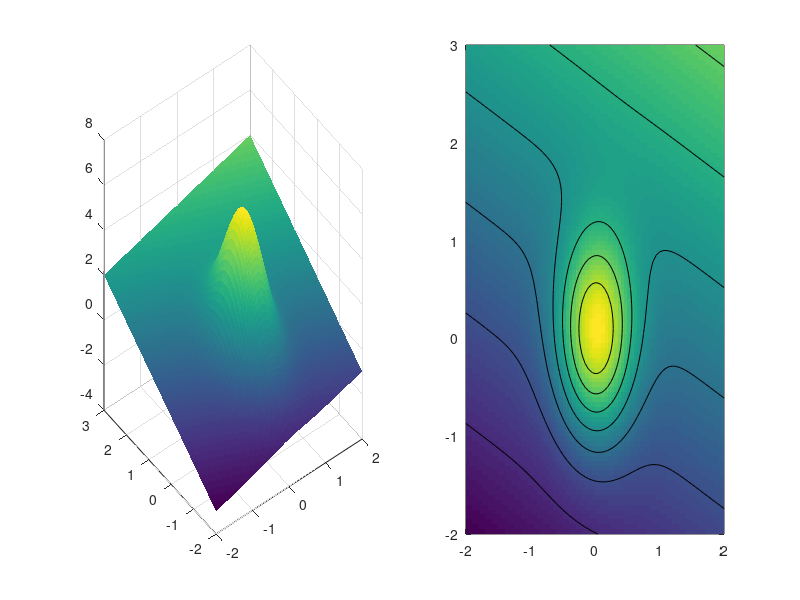

Write the MATLAB code that produced this figure.
#Funcion quiver(Mx,My,U,V): Visualizar campo vectorial en 2D Mx y My matrices de mallado, U y V:Vectores
#Ejemplo: F=[(x^2)*y,3*sen(x+y)]=F(u,v)
    #x=linspace(-1,1,10)
    #y=x
    #[Mx,My]=meshgrid(x,y)
    #U=Mx.^2.*My
    #V=3*sin(Mx+My)
    #quiver(Mx,My,U,V)
    #axis equal
    #xlabel('Eje x')
    #ylabel('Eje y')  

#Para 3D se utilizar quiver3(Mx,My,Mz,U,V,W) es lo mismo pero con tres matrices de mallado y tres vectores u,v,w
#Ejemplo:
    #x=linspace(-3,3,6)
    #y=x
    #z=linspace(-1,1,6)
    #[Mx,My,Mz]=meshgrid(x,y,z)
    #U=1+0*Mx
    #V=Mx.^2+My.^2
    #W=3*Mz
    #quiver3(Mx,My,Mz,U,V,W)
    #xlabel('Eje x','Fontsize',16)
    #ylabel('Eje y','Fontsize',16)
    #zlabel('Eje z','Fontsize',16)
    #grid off
    
#Curvas de Nivel:contour
#pcolor(Mx,My,Mz) igual que surf pero con z que tiende a infinito
#contour(Mx,My,Mz,N,str) M:Matrices de mallado N=Dibuja N lineas de nivel si N es un vector dibuja length(N) lineas de nivel si N es un vector de dos valores iguales dibuja un solo contorno al nivel especificado en los elementos N
                         #str:Personalizar color etc
#Ejemplo z=6*exp(-3*x^2-My^2)+0.5*x+y 
x=(-2 : 0.05 : 2)
y=(-2 : 0.05 : 3)
[Mx,My]=meshgrid(x,y)
Mz=6*exp(-3*Mx.^2-My.^2)+0.5*Mx+My
subplot(1,2,1)
surf(Mx,My,Mz)
shading flat
subplot(1,2,2)
pcolor(Mx,My,Mz)
shading flat

hold on
contour(Mx,My,Mz,7,'k')
hold off                          